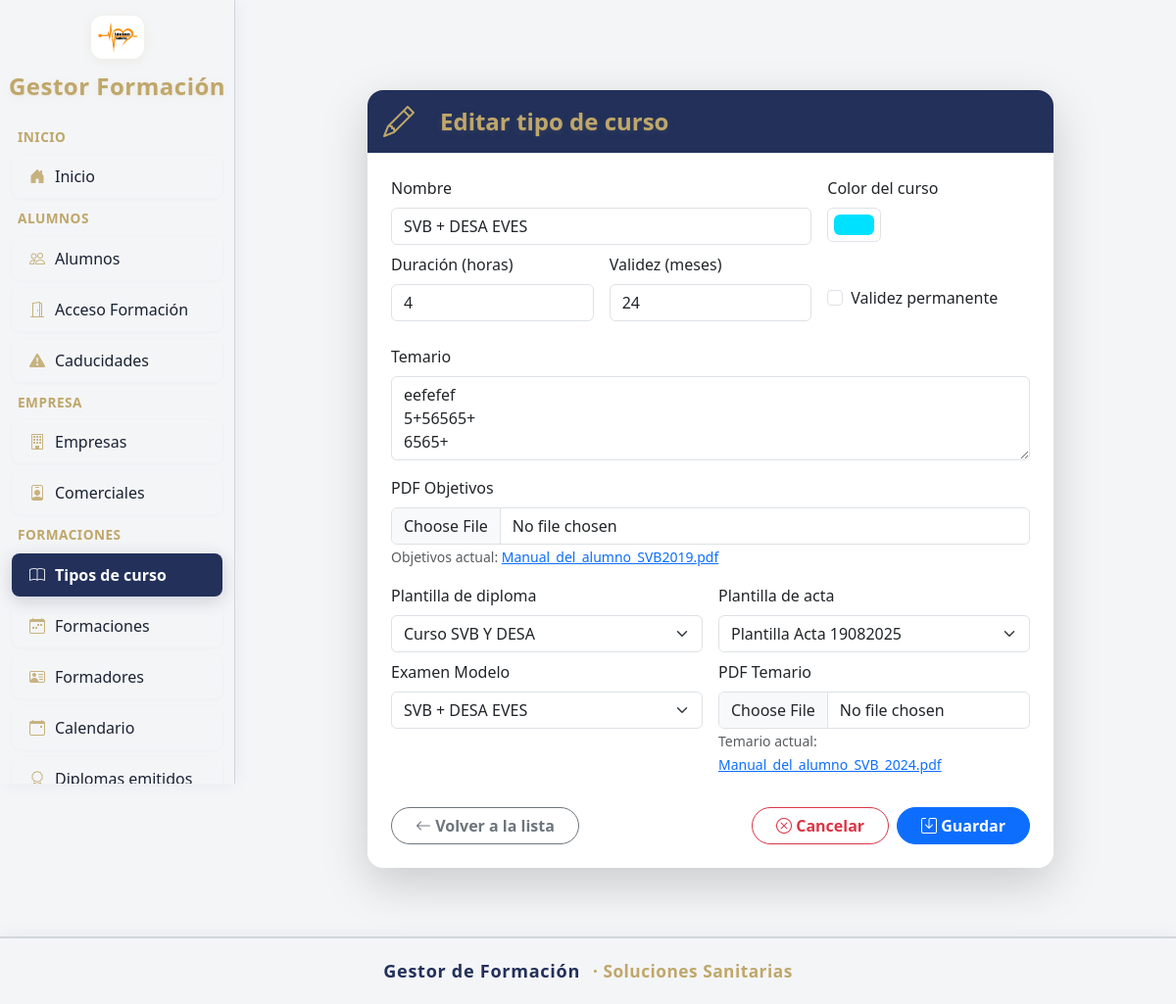
Screenshot of /tipo_curso/editar/1 with the database file from the repository.
### mi_plataforma_formacion_app/models/tipo_curso.py (models this page shows)
class TipoCurso(db.Model):
    __tablename__ = 'tipo_curso'
    id            = db.Column(db.Integer, primary_key=True)
    nombre        = db.Column(db.String(128), nullable=False)
    duracion_horas= db.Column(db.Integer)
    temario       = db.Column(db.Text)
    objetivos     = db.Column(db.Text)
    pdf_temario   = db.Column(db.String(255))
    pdf_objetivos = db.Column(db.String(255))
    validez_meses = db.Column(db.Integer, nullable=False, default=0)
    color = db.Column(db.String(20), default="#FFA500")
    requiere_renovacion = db.Column(db.Boolean, nullable=False, default=False)
    formaciones   = db.relationship('Formacion', backref='tipo_curso', lazy=True)
    formadores    = db.relationship('Formador', secondary=formador_tipo_curso, back_populates='tipos_curso')
    examen_modelo_id = db.Column(db.Integer, db.ForeignKey('examen_modelo.id'))
    examen_modelo = db.relationship('ExamenModelo', back_populates='tipos_curso')
    plantilla_diploma_id = db.Column(db.Integer, db.ForeignKey('plantilla_diploma.id'), nullable=True)
    plantilla_acta_id = db.Column(db.Integer, db.ForeignKey('plantilla_acta.id'), nullable=True)

### mi_plataforma_formacion_app/blueprints/tipo_curso/routes.py (the view, shortened to what this page needs)
@tipo_curso_bp.route('/editar/<int:id>', methods=['GET', 'POST'])
def editar_tipo_curso(id):
    tipo = TipoCurso.query.get_or_404(id)
    form = TipoCursoForm(obj=tipo)
    form.set_examen_choices()
    form.set_plantilla_choices()
    form.set_plantilla_acta_choices()
    if request.method == 'GET':
        form.examen_modelo_id.data = tipo.examen_modelo_id or 0
        form.validez_permanente.data = (tipo.validez_meses == 0)
        form.validez_meses.data = tipo.validez_meses
        form.color.data = tipo.color or "#4287f5"
        form.plantilla_diploma_id.data = tipo.plantilla_diploma_id or 0
        form.plantilla_acta_id.data = tipo.plantilla_acta_id or 0
    return render_template('tipo_curso/editar_tipo_curso.html', form=form, tipo=tipo)

### mi_plataforma_formacion_app/blueprints/alumnos/routes.py (called while the page is built)
@alumnos_bp.app_context_processor
def inject_buscar_diploma_pdf():
    return dict(buscar_diploma_pdf=buscar_diploma_pdf)

### mi_plataforma_formacion_app/blueprints/tipo_curso/forms.py (called while the page is built)
    def set_examen_choices(self):
        from mi_plataforma_formacion_app.models.examen_modelo import ExamenModelo
        self.examen_modelo_id.choices = [(0, 'Sin examen')] + [(e.id, e.nombre) for e in ExamenModelo.query.all()]

    def set_plantilla_choices(self):
        from mi_plataforma_formacion_app.models.plantilla_diploma import PlantillaDiploma
        self.plantilla_diploma_id.choices = [(0, 'Sin plantilla')] + [(p.id, p.nombre) for p in PlantillaDiploma.query.all()]

    def set_plantilla_acta_choices(self):
        from mi_plataforma_formacion_app.models.plantilla_acta import PlantillaActa
        self.plantilla_acta_id.choices = [(0, 'Sin plantilla')] + [(p.id, p.nombre) for p in PlantillaActa.query.all()]

### mi_plataforma_formacion_app/templates/tipo_curso/editar_tipo_curso.html (shortened to what this page needs)
{% extends "base.html" %}
{% block content %}
<div class="container-lg">
  <div class="card shadow-lg border-0 mt-4" style="border-radius:1rem; max-width:700px; margin:auto;">
    <div class="card-header d-flex align-items-center gap-3 py-2" style="background: var(--color-sidebar-active); color: var(--color-sidebar-title); border-top-left-radius: 1rem; border-top-right-radius: 1rem; border-bottom: none; min-height:60px;">
      <i class="bi bi-pencil" style="font-size:2rem; margin-right:10px; color:var(--color-sidebar-title);"></i>
      <h2 class="mb-0 fw-bold fs-4" style="color:var(--color-sidebar-title); text-shadow:0 2px 8px #bfa76a22,0 1px 0 #bfa76a22;">Editar tipo de curso</h2>
    </div>
    <div class="card-body px-4 py-4" style="background:#fff; border-bottom-left-radius:1rem; border-bottom-right-radius:1rem;">
      <form method="POST" enctype="multipart/form-data">
        <div class="row g-3">
          <div class="col-md-8">
            <div class="mb-2">
              {{ form.nombre.label(class="form-label") }}
              {{ form.nombre(class="form-control") }}
            </div>
          </div>
          <div class="col-md-4">
            <label class="form-label">Color del curso</label>
            {{ form.color(class="form-control form-control-color", style="width:3.4em; height:2.2em;") }}
          </div>
        </div>
        <div class="row g-3">
          <div class="col-md-4">
            <div class="mb-2">
              {{ form.duracion_horas.label(class="form-label") }}
              {{ form.duracion_horas(class="form-control") }}
            </div>
          </div>
          <div class="col-md-4">
            <div class="mb-2">
              {{ form.validez_meses.label(class="form-label") }}
              {{ form.validez_meses(class="form-control", id="validezMesesInput") }}
            </div>
          </div>
          <div class="col-md-4 d-flex align-items-center">
            <div class="form-check mt-3">
              {{ form.validez_permanente(class="form-check-input", id="validezPermanenteCheck") }}
              {{ form.validez_permanente.label(class="form-check-label") }}
            </div>
          </div>
        </div>
        <div class="mb-3 mt-3">
          {{ form.temario.label(class="form-label") }}
          {{ form.temario(class="form-control", rows=3) }}
        </div>
        <div class="mb-3">
          {{ form.pdf_objetivos.label(class="form-label") }}
          {{ form.pdf_objetivos(class="form-control") }}
          {% if tipo.pdf_objetivos %}
            <small class="form-text text-muted">
              Objetivos actual: <a href="{{ url_for('static', filename='pdf_tipos_curso/' ~ tipo.pdf_objetivos) }}" target="_blank">{{ tipo.pdf_objetivos }}</a>
            </small>
          {% endif %}
        </div>
        <div class="row g-3">
          <div class="col-md-6">
            <div class="mb-2">
              {{ form.plantilla_diploma_id.label(class="form-label") }}
              {{ form.plantilla_diploma_id(class="form-select") }}
            </div>
          </div>
          <div class="col-md-6">
            <div class="mb-2">
              {{ form.plantilla_acta_id.label(class="form-label") }}
              {{ form.plantilla_acta_id(class="form-select") }}
            </div>
          </div>
        </div>
        <div class="row g-3">
          <div class="col-md-6">
            <div class="mb-2">
              {{ form.examen_modelo_id.label(class="form-label") }}
              {{ form.examen_modelo_id(class="form-select") }}
            </div>
          </div>
          <div class="col-md-6">
            <div class="mb-2">
              {{ form.pdf_temario.label(class="form-label") }}
              {{ form.pdf_temario(class="form-control") }}
              {% if tipo.pdf_temario %}
                <small class="form-text text-muted">
                  Temario actual: <a href="{{ url_for('static', filename='pdf_tipos_curso/' ~ tipo.pdf_temario) }}" target="_blank">{{ tipo.pdf_temario }}</a>
                </small>
              {% endif %}
            </div>
          </div>
        </div>
        <div class="d-flex justify-content-between align-items-center mt-4 gap-2">
          <a href="{{ url_for('tipo_curso_bp.gestion_tipo_curso') }}" class="btn btn-outline-secondary rounded-pill px-4 fw-semibold">
            <i class="bi bi-arrow-left"></i> Volver a la lista
          </a>
          <div class="d-flex gap-2">
            <button type="button" class="btn btn-outline-danger rounded-pill px-4 fw-semibold" onclick="window.history.back()">
              <i class="bi bi-x-circle"></i> Cancelar
            </button>
            <button type="submit" class="btn btn-primary rounded-pill px-4 fw-semibold">
              <i class="bi bi-save"></i> Guardar
            </button>
          </div>
        </div>
      </form>
    </div>
  </div>
</div>
{% endblock %}

### mi_plataforma_formacion_app/templates/base.html (style rules this page uses)
:root { --color-sidebar-bg: #f4f5f7; --color-sidebar-border: #d1d5db; --color-sidebar-text: #1a2233; --color-sidebar-hover: #e9eaf0; --color-sidebar-active: #22305a; --color-sidebar-active-text: #fff; --color-sidebar-title: #bfa76a; --color-sidebar-icon: #bfa76a; --color-accent-gold: #bfa76a; --color-card-bg: #fff; --color-btn-gold: #bfa76a; --color-btn-navy: #22305a; }
body { font-family: 'Segoe UI', sans-serif; background-color: #f4f5f7; margin: 0; padding: 0; color: var(--color-sidebar-text); }

### rows the page displays
TipoCurso: nombre "SVB + DESA EVES", color "#00e1ff", duracion_horas "4", validez_meses "24", temario "eefefef 5+56565+ 6565+", pdf_objetivos "Manual_del_alumno_SVB2019.pdf", plantilla_diploma_id "Curso SVB Y DESA", plantilla_acta_id "Plantilla Acta 19082025", examen_modelo_id "SVB + DESA EVES", pdf_temario "Manual_del_alumno_SVB_2024.pdf"
